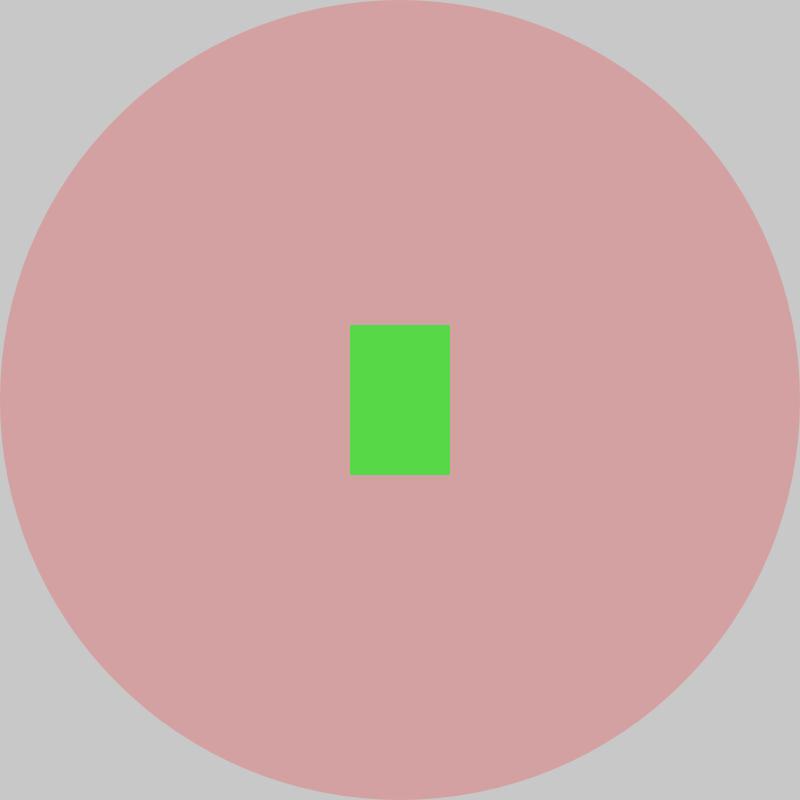
Frame 1 (no input)
Frame 60 (no input): identical to frame 1, image omitted
Frame 120 (the mouse pressed at the canvas centre since frame 60): identical to frame 1, image omitted

The p5.js sketch that drew this single still picture (run headless with seeded random() and noise() and a simulated clock; from frame 60 on, the mouse is pressed at the canvas centre):

// p5.js sketch
// ── sketch.js
function setup() {
  createCanvas(800, 800);

}

function draw() {
background(200);

noStroke();

fill(255,0,0,50);

ellipseMode(CORNERS);
ellipse(0, 0, 800, 800);

rectMode(CENTER);

fill(0,255,9,150);
rect(width/2, height/2, 100,150);



}
